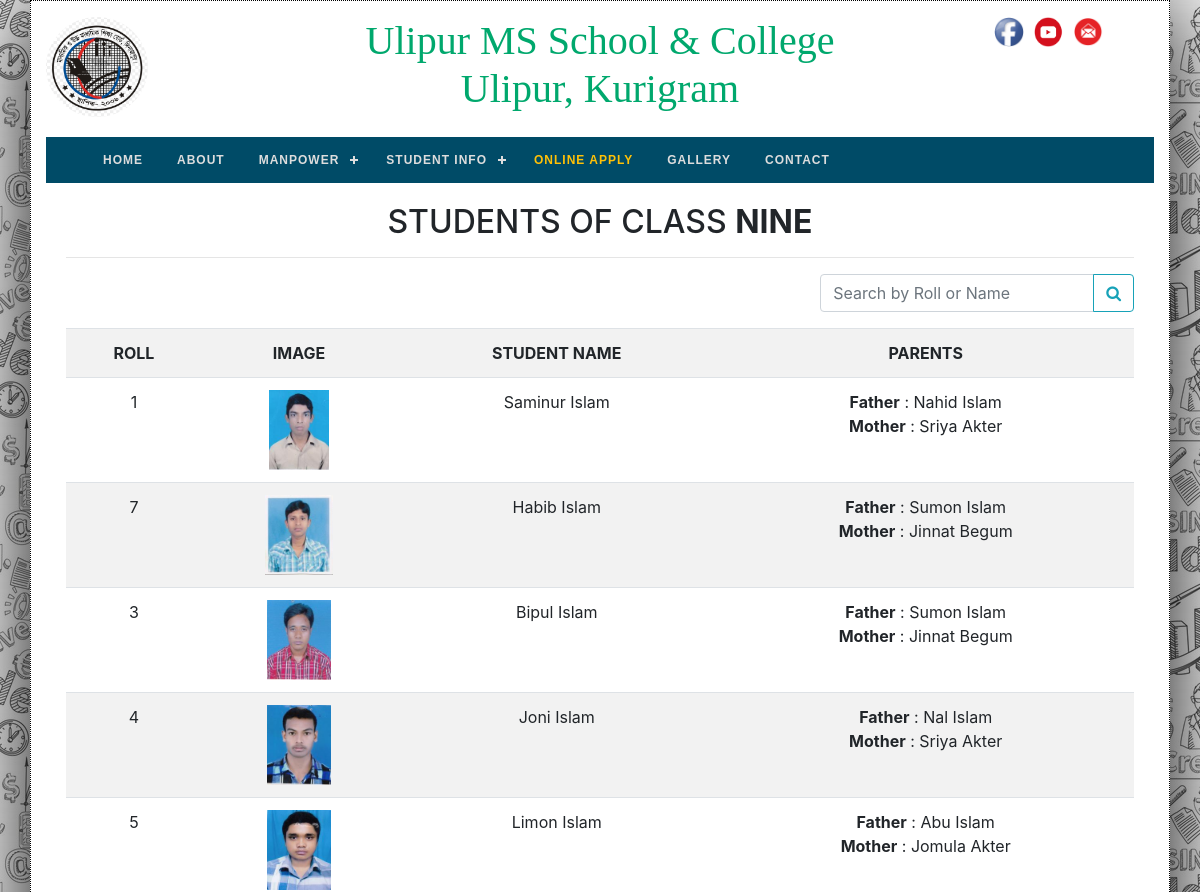
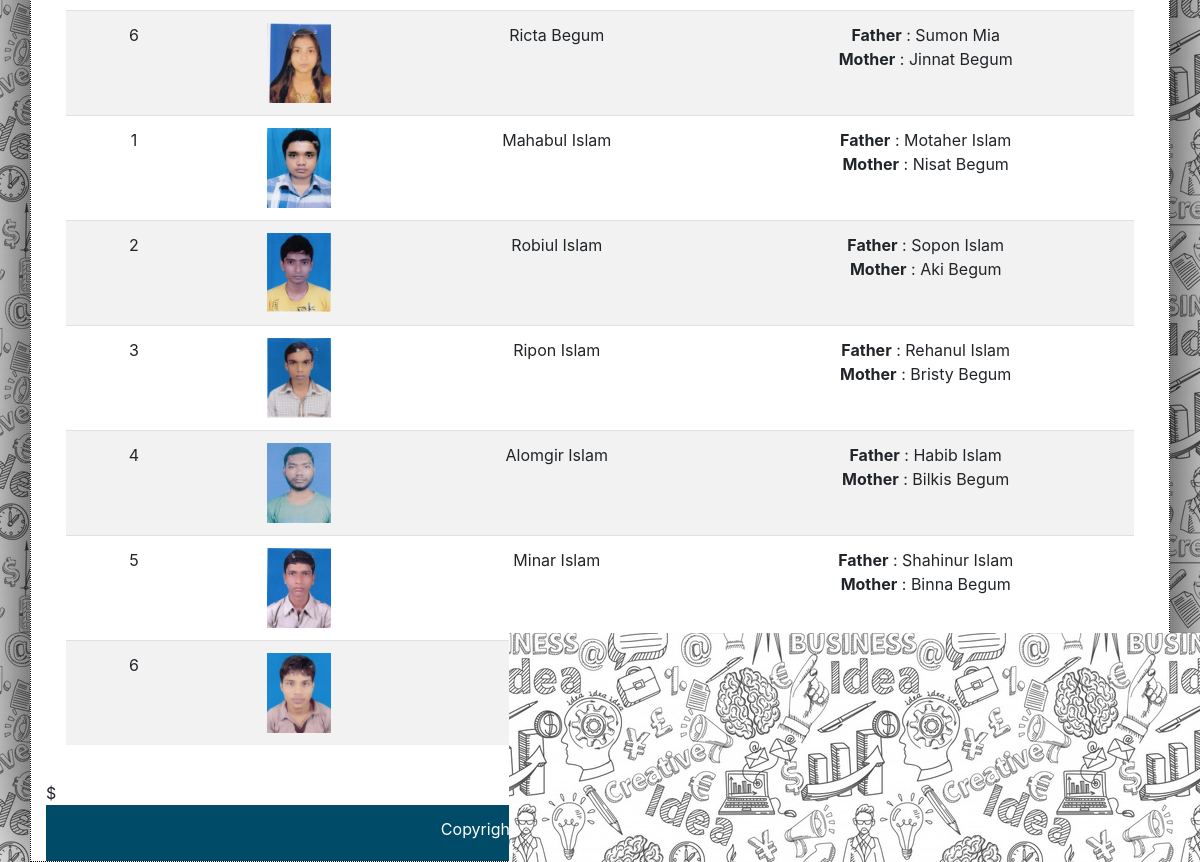
The app's page /website/students-class-nine.php with its own data (2 pictures, top to bottom).
### tables this page shows
CREATE TABLE `class_nine_students` (
  `id` int(11) NOT NULL,
  `roll` int(11) NOT NULL,
  `student_name` varchar(255) NOT NULL,
  `father_name` varchar(255) NOT NULL,
  `mother_name` varchar(255) NOT NULL,
  `gender` varchar(255) NOT NULL,
  `image` varchar(255) NOT NULL,
  `birth_date` date NOT NULL,
  `mobile` varchar(255) NOT NULL,
  `stu_group` varchar(255) NOT NULL,
  `result` varchar(255) NOT NULL,
  `address` text NOT NULL
);

### website/classes/Student.php (called while the page is built, shortened)
<?php
class Student
{
    public function getStudents($table)
    {
        $query = "SELECT * FROM $table";
        $data = DB::select($query);
        return $data;
    }
}

### website/classes/DB.php (called while the page is built, shortened)
<?php
class DB{
    protected static $host     = "localhost";
    protected static $username = "root";
    protected static $password = "";
    protected static $database = "high_school";
    public static function connection()
    {
        try{
            $mysqli = new mysqli(self::$host, self::$username, self::$password, self::$database);
            return $mysqli;
        }catch (Exception $e){
            die("Server not connected ! ".$e->getMessage());
        }
    }
    public static function select($query)
    {
        $data = self::connection()->query($query);
        return $data;
    }
}

### website/students-class-nine.php (the view)
<?php require "includes/header.php"; ?>
    <div class="card-body">
        <h2 class="text-center">STUDENTS OF CLASS <strong>NINE</strong></h2>
        <hr>
        <?php
        if (isset($_POST['key']) && ($_POST['key'] != "")) {
            $students = $student->getStudentBySearch($_POST['key'], 'class_nine_students');
        } else {
            $students = $student->getStudents('class_nine_students');
        }
        ?>
        <div class="float-right">
            <form method="post">
                <div class="input-group mb-3">
                    <input type="text" name="key" class="form-control" placeholder="Search by Roll or Name" required>
                    <div class="input-group-append">
                        <button type="submit" class="btn btn-outline-info">
                            <i class="fa fa-search"></i>
                        </button>
                    </div>
                </div>
            </form>
        </div>
        <div class="table-responsive">
            <table class="table table-striped text-center">
                <?php if (isset($students)) { ?>
                    <tr>
                        <th>ROLL</th>
                        <th>IMAGE</th>
                        <th>STUDENT NAME</th>
                        <th>PARENTS</th>
                    </tr>
                    <?php foreach ($students as $student) { ?>
                        <tr>
                            <td>
                                <?php
                                if (isset($_POST["key"])) {
                                    echo str_ireplace($_POST["key"], '<span style="background-color: yellow">' . $_POST["key"] . '</span>', $student['roll']);
                                } else {
                                    echo $student['roll'];
                                }
                                ?>
                            </td>
                            <td><img src="<?php echo $student['image'] ?>" height="80"></td>
                            <td>
                                <?php
                                if (isset($_POST["key"])) {
                                    echo str_ireplace($_POST["key"], '<span style="background-color: yellow">' . $_POST["key"] . '</span>', $student['student_name']);
                                } else {
                                    echo $student['student_name'];
                                }
                                ?>
                            </td>
                            <td>
                                <?php
                                $parents = "<strong>Father</strong> : " . $student['father_name'] . "<br>";
                                $parents .= "<strong>Mother</strong> : " . $student['mother_name'];
                                echo $parents;
                                ?>
                            </td>
                        </tr>
                    <?php }
                } ?>
            </table>
        </div>
    </div>
<?php require "includes/footer.php"; ?>

### records on screen
class_nine_students: roll "1", image (picture), student_name "Saminur Islam", father_name "Nahid Islam", mother_name "Sriya Akter"
class_nine_students: roll "7", image (picture), student_name "Habib Islam", father_name "Sumon Islam", mother_name "Jinnat Begum"
class_nine_students: roll "3", image (picture), student_name "Bipul Islam", father_name "Sumon Islam", mother_name "Jinnat Begum"
class_nine_students: roll "4", image (picture), student_name "Joni Islam", father_name "Nal Islam", mother_name "Sriya Akter"
class_nine_students: roll "5", image (picture), student_name "Limon Islam", father_name "Abu Islam", mother_name "Jomula Akter"
class_nine_students: roll "6", image (picture), student_name "Ricta Begum", father_name "Sumon Mia", mother_name "Jinnat Begum"
class_nine_students: roll "1", image (picture), student_name "Mahabul Islam", father_name "Motaher Islam", mother_name "Nisat Begum"
class_nine_students: roll "2", image (picture), student_name "Robiul Islam", father_name "Sopon Islam", mother_name "Aki Begum"
class_nine_students: roll "3", image (picture), student_name "Ripon Islam", father_name "Rehanul Islam", mother_name "Bristy Begum"
class_nine_students: roll "4", image (picture), student_name "Alomgir Islam", father_name "Habib Islam", mother_name "Bilkis Begum"
class_nine_students: roll "5", image (picture), student_name "Minar Islam", father_name "Shahinur Islam", mother_name "Binna Begum"
class_nine_students: roll "6", image (picture), student_name "Mukul Islam", father_name "Shahinur Islam", mother_name "Binna Begum"
